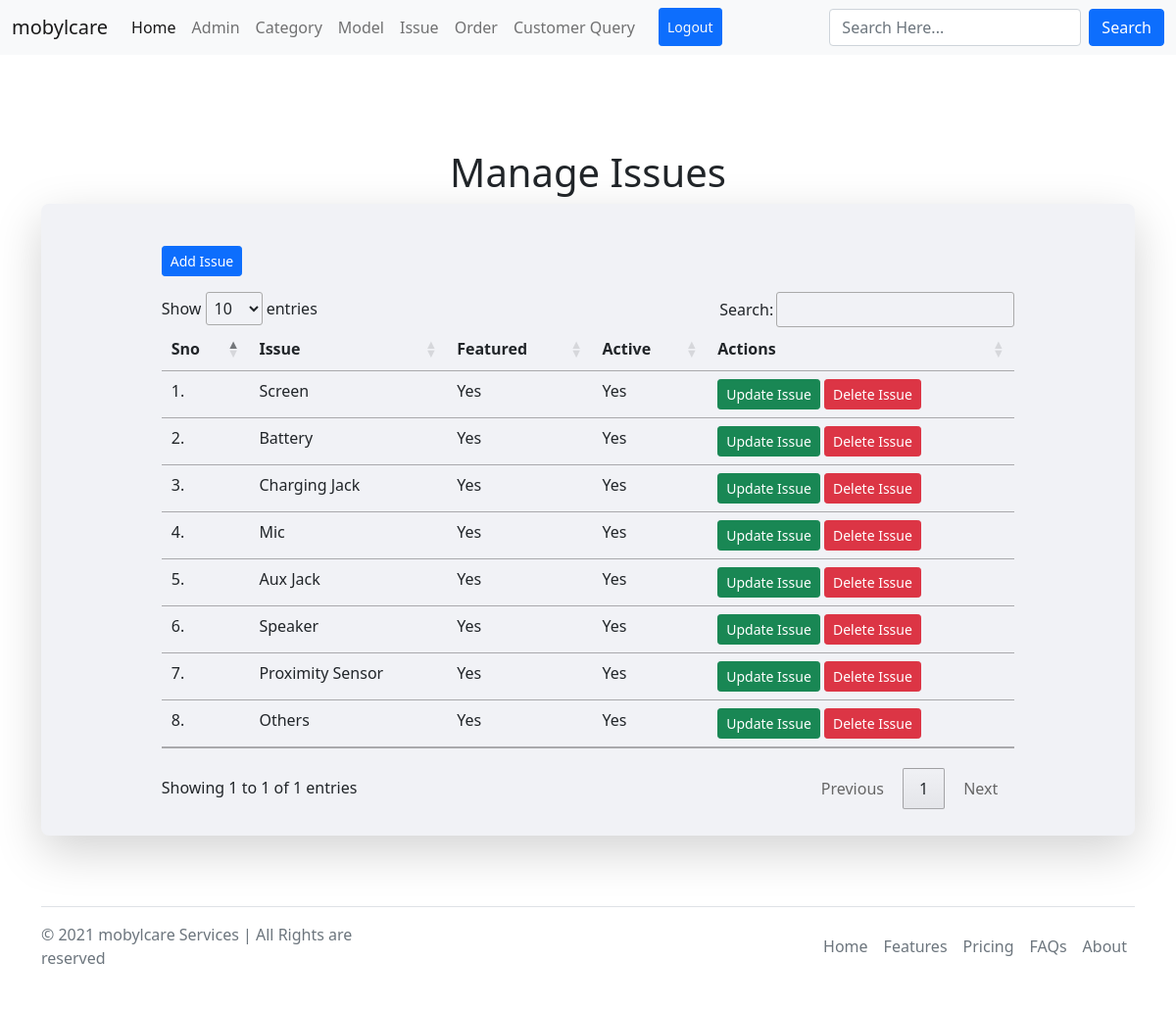
/admin/manage-issue.php (signed in), run on the app's committed database.
### tables this page shows
CREATE TABLE `tbl_issue` (
  `id` int(10) UNSIGNED NOT NULL,
  `issues` varchar(150) NOT NULL,
  `model_id` int(10) NOT NULL,
  `category_id` int(10) NOT NULL,
  `featured` varchar(15) NOT NULL,
  `active` varchar(15) NOT NULL
);

### admin/manage-issue.php (the view, shortened to what this page needs)
<?php
include('partials/_header.php');
?>
<div class="container mt-5 py-5">
    <h1 class="text-center">Manage Issues</h1>
    <div id="main-content" class="py-3 shadow-lg ">
        <div id="wrapper">
            <a href="<?php echo SITEURL; ?>admin/add-issue.php" class="btn btn-primary btn-sm my-3">Add Issue</a>
            <table class="tbl-full my-3 table" id="myTable">
                <thead>
                    <tr>
                        <th scope="col">Sno</th>
                        <th scope="col">Issue</th>
                        <th scope="col">Featured</th>
                        <th scope="col">Active</th>
                        <th scope="col">Actions</th>
                    </tr>
                </thead>
                <?php
                $sql = "SELECT * FROM tbl_issue";
                $result = mysqli_query($conn, $sql);
                $count = mysqli_num_rows($result);
                $sno = 1;
                if ($count > 0) {
                    while ($row = mysqli_fetch_assoc($result)) {
                        $id = $row['id'];
                        $issue = $row['issues'];
                        $featured = $row['featured'];
                        $active = $row['active'];
                ?>
                        <tbody>
                            <tr>
                                <td scope="row"><?php echo $sno++; ?>.</td>
                                <td><?php echo $issue; ?></td>
                                <td><?php echo $featured; ?></td>
                                <td><?php echo $active; ?></td>
                                <td>
                                    <a href="<?php echo SITEURL; ?>admin/update-issue.php?id=<?php echo $id; ?>" class="btn btn-success btn-sm">Update Issue</a>
                                    <a href="<?php echo SITEURL; ?>admin/delete-issue.php?id=<?php echo $id; ?>" class="btn btn-danger btn-sm">Delete Issue</a>
                                </td>
                            </tr>
                        </tbody>
                <?php
                    }
                } else {
                    echo "<tr>
                            <td colspan='7' class='text-danger'>Issues not added yet.</td>
                          </tr>";
                }
                ?>
            </table>
        </div>
    </div>
</div>
<?php
include('partials/_footer.php');
?>

### css/admin.css (style rules this page uses)
* { margin: 0; padding: 0; font-family: 'Segoe UI', Tahoma, Geneva, Verdana, sans-serif; }
body { min-height: 100vh; }
#wrapper { padding: 1%; width: 80%; margin: 0 auto; }
#main-content { background: #f1f2f6 !important; }
.tbl-full { width: 100%; }
table tr th { border-bottom: 1px solid #ccc; padding: 1%; }
table tr td { padding: 1%; }

### admin/partials/_header.php (style rules this page uses)
div#main-content { background: #f1f2f6 !important; border-radius: .5rem !important; }

### data on the page
tbl_issue: issues "Screen", featured "Yes", active "Yes"
tbl_issue: issues "Battery", featured "Yes", active "Yes"
tbl_issue: issues "Charging Jack", featured "Yes", active "Yes"
tbl_issue: issues "Mic", featured "Yes", active "Yes"
tbl_issue: issues "Aux Jack", featured "Yes", active "Yes"
tbl_issue: issues "Speaker", featured "Yes", active "Yes"
tbl_issue: issues "Proximity Sensor", featured "Yes", active "Yes"
tbl_issue: issues "Others", featured "Yes", active "Yes"
